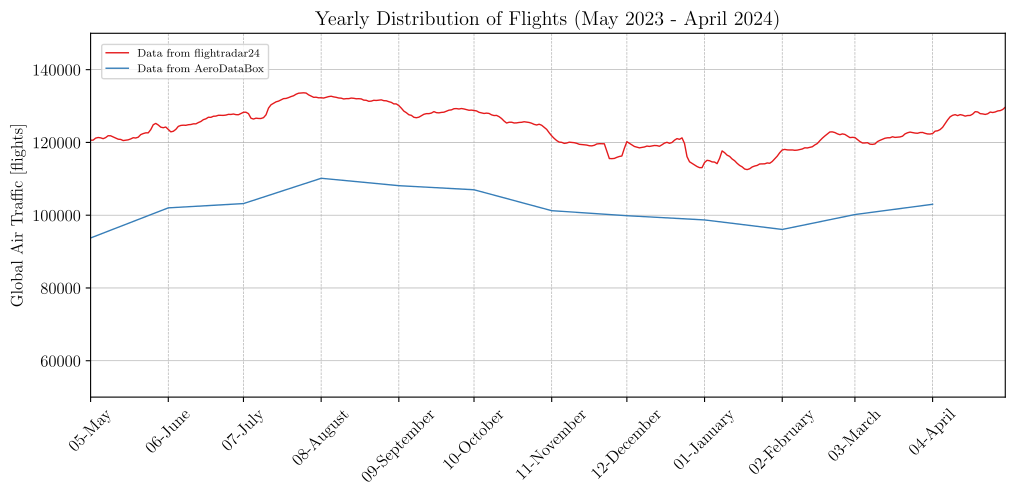

Python code for this plot:
#######################################
# IMPORTS #############################
#######################################

import matplotlib.pyplot as plt
import pandas as pd
import sys
from pathlib import Path

# Determine the current directory
current_directory = Path(__file__).resolve().parent

# Add the path to the api_aerodatabox folder to sys.path
api_aerodatabox_path = current_directory.parents[1] / 'api_aerodatabox'
sys.path.insert(0, str(api_aerodatabox_path))

# Now you can import the module
import data_transformation_pandas

# Unit conversion
cm = 1 / 2.54  # for inches-cm conversion

plt.rcParams.update({
    "text.usetex": True,
    "font.family": "Arial",
    "font.sans-serif": "Computer Modern",
    'font.size': 12
})


#######################################
# Data import & transformation ########
#######################################

# Define the month list
month_list = ["05-May", "06-June", "07-July", "08-August", "09-September", "10-October", "11-November", "12-December", "01-January", "02-February", "03-March", "04-April"]
month_list_2 = [5.23, 6.23, 7.23, 8.23, 9.23, 10.23, 11.23, 12.23, 1.24, 2.24, 3.24, 4.24]

# Convert float months to datetime objects
month_list_2 = pd.to_datetime(month_list_2, format='%m.%y')

# Initialize a list to store monthly total flights
monthly_total_flights_list = []

# Calculate monthly total flights for each month
for month in month_list:
    flight_data_df, daily_flights_df = data_transformation_pandas.process_flight_connections(month)
    monthly_total_flights = daily_flights_df["number_of_total_flights"].sum()  # Assuming you're scaling to get monthly total
    monthly_total_flights_list.append(monthly_total_flights)

# Initialize a DataFrame to store monthly total flights
monthly_total_flights_df = pd.DataFrame({
    'Month': month_list_2,
    'Total Flights': monthly_total_flights_list
})

# Load real flight data
df_real = pd.read_excel(
    io=current_directory / "FlightRadar_data.xlsx",
    sheet_name='plotting_data',
    parse_dates=['DateTime'],
    usecols=lambda column: column in [
        'DateTime',
        'Number of flights',
    ],
    header=0,
    engine='openpyxl'
)


#######################################
# Plotting ############################
#######################################

# Create a subplot
fig, ax1 = plt.subplots(
    num='main',
    nrows=1,
    ncols=1,
    dpi=300,
    figsize=(30 * cm, 12 * cm),  # A4 = (210x297)mm
)

# Set axis limits and labels
plt.xlim(pd.Timestamp('2023-05-01'), pd.Timestamp('2024-04-30'))
ax1.set_ylim(50000, 150000)
ax1.set_ylabel("Global Air Traffic [flights]")

plt.title("Yearly Distribution of Flights (May 2023 - April 2024)")

# Grids
ax1.grid(which='both', axis='y', linestyle='-', linewidth=0.5)
ax1.grid(which='major', axis='x', linestyle='--', linewidth=0.5)

ax1.set_xticks(month_list_2)  # Set the ticks based on the data
ax1.set_xticklabels(month_list, rotation=45)  # Set the tick labels accordingly

ax1.plot(
    df_real['DateTime'],
    df_real['Number of flights'],
    color='#e41a1c',
    linewidth=1,
    label='Data from flightradar24'
)

ax1.plot(
    monthly_total_flights_df['Month'],
    monthly_total_flights_df['Total Flights'],
    color='#377eb8',
    linewidth=1,
    label='Data from AeroDataBox'
)

ax1.legend(
    loc='upper left',
    fontsize=8,
    borderaxespad=1
)


#######################################
# Export PDF ##########################
#######################################

# Save the plot as a PDF
figure_name = current_directory / "yearly_distribution_of_flights.pdf"

plt.savefig(
    fname=str(figure_name),
    format="pdf",
    bbox_inches='tight',
    transparent=False
)
